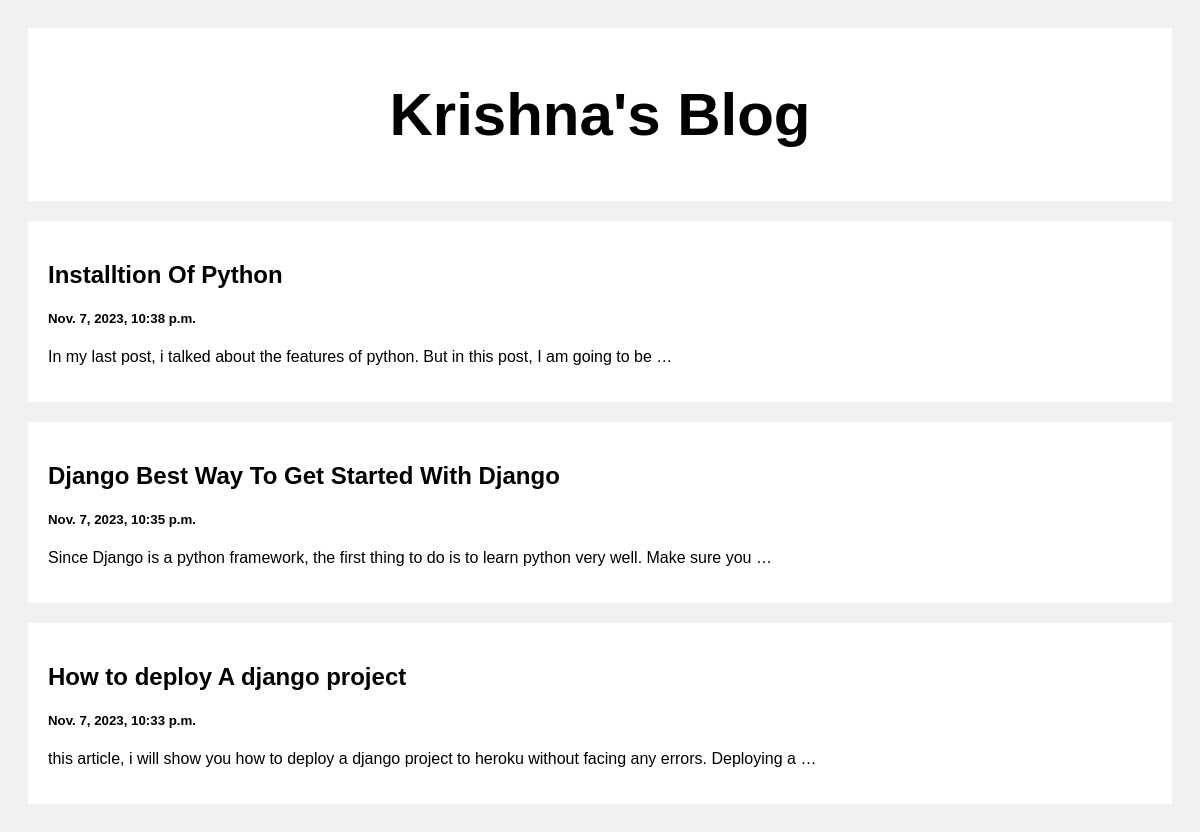
The page / on the database its author committed.
### posts/models.py (models this page shows)
class Post(models.Model):  # Renamed the model to "Post" for consistency
    title = models.CharField(max_length=100)
    body = models.TextField(max_length=100000)  # Changed CharField to TextField for longer text
    created_at = models.DateTimeField(default=datetime.now, blank=True)

### posts/views.py (the view)
# urls.py: path('',views.index, name='index'),
def index(request):
    posts = Post.objects.all()
    return render(request, 'index.html', {'posts': posts})

### templates/index.html (shortened to what this page needs)
<!DOCTYPE html>
<html>
<head>
</head>
<body>
<div class="header">
  <h2>Krishna's Blog</h2>
</div>
<div class="row">
  <div class="leftcolumn">
    {% for post in posts reversed %}
    <div class="card">
      <a style="text-decoration: none; color: black;" href="/post/{{post.id}}">
        <h2>{{post.title}}</h2>
        <h5>{{post.created_at}}</h5>
        <p>{{post.body|truncatewords:20}}</p>
      </a>
    </div>
    {% endfor %}
  </div>
</div>
</body>
</html>

### templates/index.html (style rules this page uses)
* { box-sizing: border-box; }
body { font-family: Arial; padding: 20px; background: #f1f1f1; }
.header { padding: 2px; font-size: 40px; text-align: center; background: white; }
.leftcolumn { float: left; width: 100%; }
.card { background-color: white; padding: 20px; margin-top: 20px; }
.row:after { content: ""; display: table; clear: both; }

### rows shown on the page
Post: title "Installtion Of Python", created_at "Nov. 7, 2023, 10:38 p.m.", body "In my last post, i talked about the features of python. But in this post, I am going to be …"
Post: title "Django Best Way To Get Started With Django", created_at "Nov. 7, 2023, 10:35 p.m.", body "Since Django is a python framework, the first thing to do is to learn python very well. Make sure you …"
Post: title "How to deploy A django project", created_at "Nov. 7, 2023, 10:33 p.m.", body "this article, i will show you how to deploy a django project to heroku without facing any errors. Deploying a …"
